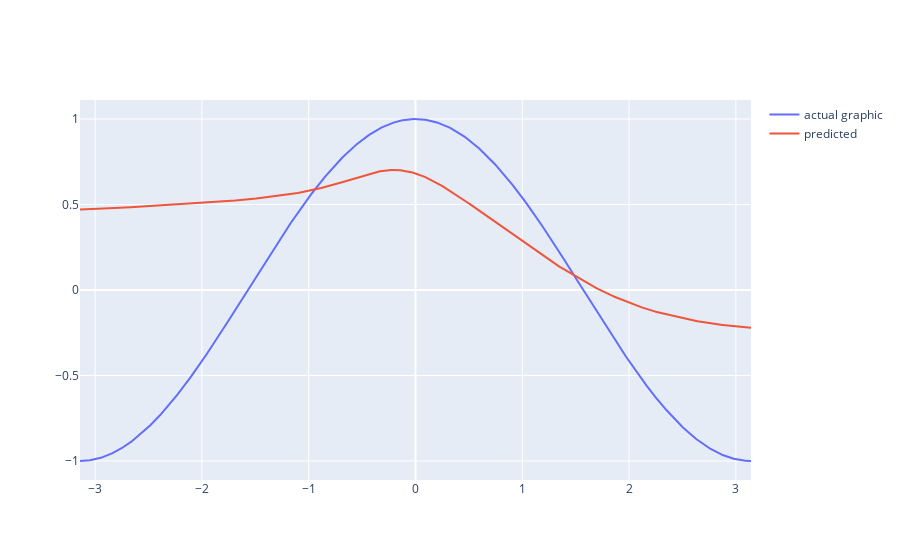

The notebook cell saved with this chart:
### Markdown cell above
## Plot actual cos values and predicted cos values

### Code cell
comparison_graphic = go.Figure()

x = training_data.reshape((1, data_size))[0]
actual_y = np.cos(x)
predicted_y = []

for item in training_data:
    predicted_y.append(result_net.calc_output([item])[0][0])
predicted_y = np.array(predicted_y)

comparison_graphic.add_trace(go.Scatter(x=x, y=actual_y,
                    mode='lines',
                    name='actual graphic',))

comparison_graphic.add_trace(go.Scatter(x=x, y=predicted_y,
                    mode='lines',
                    name='predicted',))
comparison_graphic.show()

### Figure 1 — Plotly figure (JSON) as saved in the notebook; plotly's stock layout.template omitted (floating-point values rounded to 4 significant figures; data arrays with more than 128 entries replaced by an {"elided": "..."} marker saying what was removed)
{"data": [{"mode": "lines", "name": "actual graphic", "type": "scatter", "x": {"elided": "4003 float values"}, "y": {"elided": "4003 float values"}}, {"mode": "lines", "name": "predicted", "type": "scatter", "x": {"elided": "4003 float values"}, "y": {"elided": "4003 float values"}}], "layout": {}}
